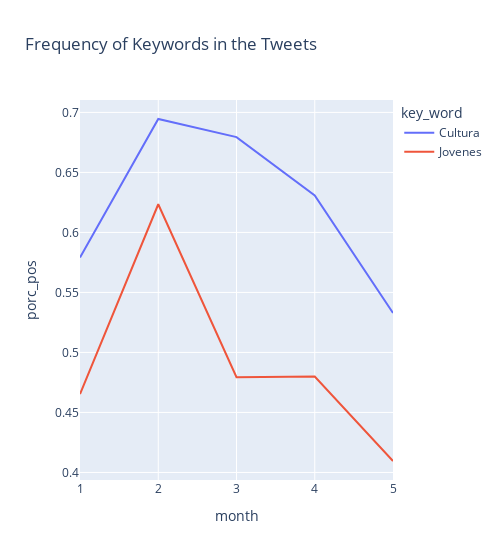

The code cell stored with this chart in its notebook:
### Code cell
plotly_month_keyword(2022,[1,3])

### Figure 1 — Plotly figure (JSON) as saved in the notebook; plotly's stock layout.template omitted (floating-point values rounded to 4 significant figures)
{"data": [{"hovertemplate": "key_word=Cultura<br>month=%{x}<br>porc_pos=%{y}<extra></extra>", "legendgroup": "Cultura", "line": {"color": "#636efa", "dash": "solid"}, "marker": {"symbol": "circle"}, "mode": "lines", "name": "Cultura", "orientation": "v", "showlegend": true, "type": "scatter", "x": [1, 2, 3, 4, 5], "xaxis": "x", "y": [0.579, 0.6945, 0.6794, 0.6309, 0.5328], "yaxis": "y"}, {"hovertemplate": "key_word=Jovenes<br>month=%{x}<br>porc_pos=%{y}<extra></extra>", "legendgroup": "Jovenes", "line": {"color": "#EF553B", "dash": "solid"}, "marker": {"symbol": "circle"}, "mode": "lines", "name": "Jovenes", "orientation": "v", "showlegend": true, "type": "scatter", "x": [1, 2, 3, 4, 5], "xaxis": "x", "y": [0.4653, 0.6235, 0.4794, 0.4799, 0.4095], "yaxis": "y"}], "layout": {"legend": {"title": {"text": "key_word"}, "tracegroupgap": 0}, "title": {"text": "Frequency of Keywords in the Tweets"}, "width": 500, "xaxis": {"anchor": "y", "domain": [0, 1], "title": {"text": "month"}}, "yaxis": {"anchor": "x", "domain": [0, 1], "title": {"text": "porc_pos"}}}}
